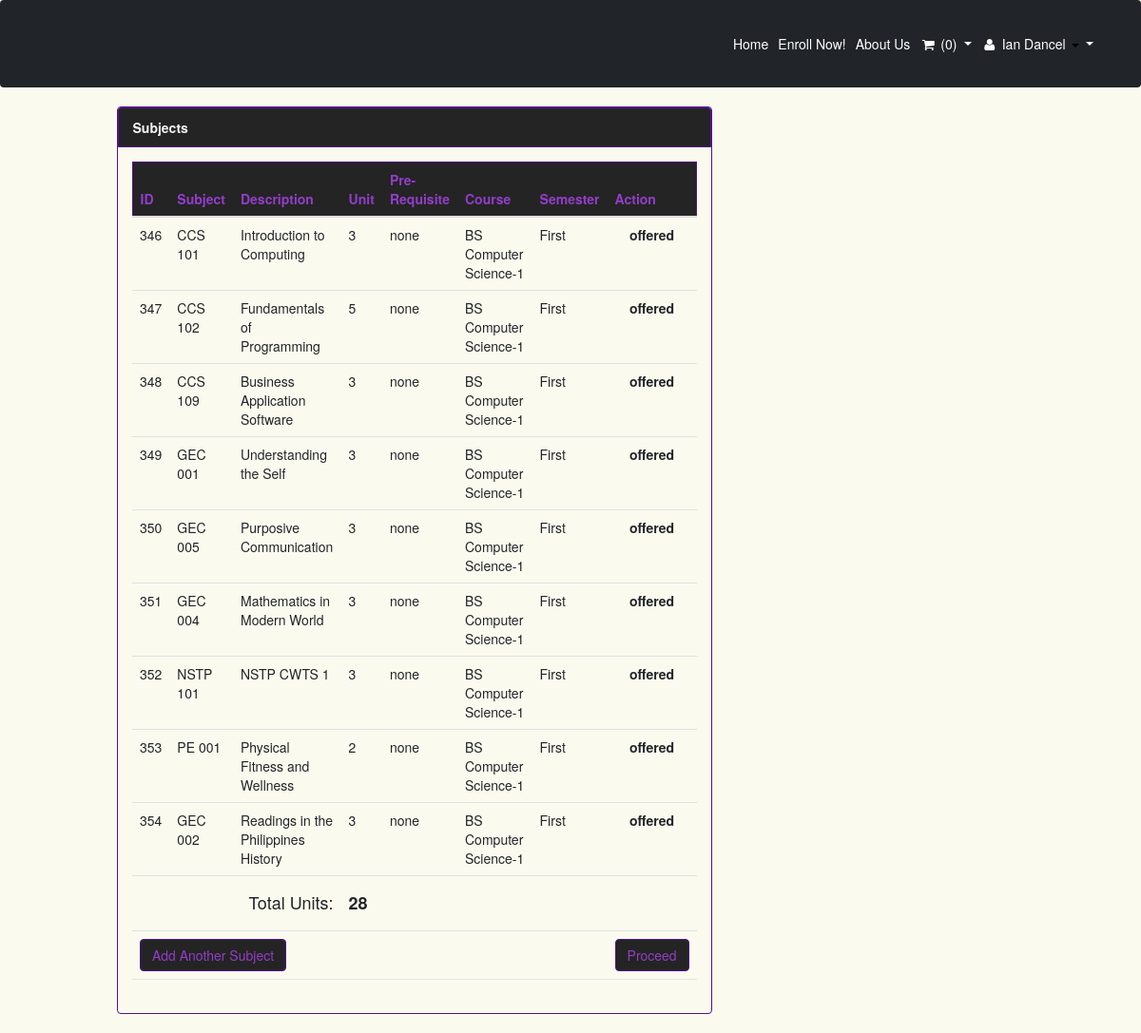
/index.php?q=cart (signed in), run on the app's committed database.
### tables this page shows
CREATE TABLE `tblstudent` (
  `S_ID` int(11) NOT NULL,
  `IDNO` int(20) NOT NULL,
  `FNAME` varchar(40) NOT NULL,
  `LNAME` varchar(40) NOT NULL,
  `MNAME` varchar(40) NOT NULL,
  `SEX` varchar(10) NOT NULL DEFAULT 'Male',
  `BDAY` date NOT NULL,
  `BPLACE` text NOT NULL,
  `STATUS` varchar(30) NOT NULL,
  `AGE` int(30) NOT NULL,
  `NATIONALITY` varchar(40) NOT NULL,
  `RELIGION` varchar(255) NOT NULL,
  `CONTACT_NO` varchar(40) NOT NULL,
  `HOME_ADD` text NOT NULL,
  `ACC_USERNAME` varchar(255) NOT NULL,
  `ACC_PASSWORD` text NOT NULL,
  `student_status` text NOT NULL,
  `YEARLEVEL` int(11) NOT NULL,
  `STUDSECTION` int(11) NOT NULL,
  `COURSE_ID` int(11) NOT NULL,
  `STUDPHOTO` varchar(255) NOT NULL,
  `SEMESTER` varchar(30) NOT NULL,
  `SYEAR` varchar(30) NOT NULL,
  `NewEnrollees` tinyint(1) NOT NULL
);

CREATE TABLE `subject` (
  `SUBJ_ID` int(11) NOT NULL,
  `SUBJ_CODE` varchar(30) NOT NULL,
  `SUBJ_DESCRIPTION` varchar(255) NOT NULL,
  `UNIT` int(2) NOT NULL,
  `PRE_REQUISITE` varchar(30) NOT NULL DEFAULT 'None',
  `COURSE_ID` int(11) NOT NULL,
  `AY` varchar(30) NOT NULL,
  `SEMESTER` varchar(20) NOT NULL,
  `PreTaken` tinyint(1) NOT NULL
);

CREATE TABLE `course` (
  `COURSE_ID` int(11) NOT NULL,
  `COURSE_NAME` varchar(30) NOT NULL,
  `COURSE_LEVEL` varchar(50) NOT NULL DEFAULT '1',
  `COURSE_MAJOR` varchar(30) NOT NULL DEFAULT 'None',
  `COURSE_DESC` varchar(255) NOT NULL,
  `DEPT_ID` int(11) NOT NULL,
  `SETSEMESTER` varchar(90) NOT NULL
);

### index.php (called while the page is built, shortened)
<?php
require_once ("include/initialize.php");
$view = (isset($_GET['q']) && $_GET['q'] != '') ? $_GET['q'] : '';
switch ($view) {
	case 'cart' :
        $title="Subjects";
		break;
}
require_once("theme/templates.php");
?>

### include/database.php (called while the page is built, shortened)
<?php
class Database {
	var $sql_string = '';
	public $conn;
	public function open_connection() {
		$this->conn = mysqli_connect(server,user,pass);
		if(!$this->conn){
			echo "Problem in database connection! Contact administrator!";
			exit();
		}else{
			$db_select = mysqli_select_db($this->conn,database_name);
		}
	}
	function setQuery($sql='') {
		$this->sql_string=$sql;
	}
	function executeQuery() {
		$result = mysqli_query($this->conn,$this->sql_string);
		return $result;
	}
	private function confirm_query($result) {
		return $result;
	}
	function loadResultList( $key='' ) {
		$cur = $this->executeQuery();
		$array = array();
		while ($row = mysqli_fetch_object($cur)) {
			if ($key) {
				$array[$row->$key] = $row;
			} else {
				$array[] = $row;
			}
		}
		return $array;
	}
	function loadSingleResult() {
		$cur = $this->executeQuery();
		while ($row = mysqli_fetch_object($cur)) {
		return $data = $row;
		}
	}
}
$mydb = new Database();
?>

### include/students.php (called while the page is built, shortened)
<?php
require_once(LIB_PATH.DS.'database.php');
class Student {
	protected static  $tblname = "tblstudent";
	function single_student($id=""){
			global $mydb;
			$mydb->setQuery("SELECT * FROM ".self::$tblname."
				Where IDNO= '{$id}' LIMIT 1");
			$cur = $mydb->loadSingleResult();
			return $cur;
	}
}
?>

### cart.php (the view, shortened to what this page needs)
<form action="index.php?q=subject" method="POST">
  <table class="table table-hover">
    <thead>
      <tr bgcolor="#242424" style="color:#933DC9; border: 1px solid #53118F;">
        <th>ID</th>
        <th>
          Subject
        </th>
        <th>Description</th>
        <th>Unit</th>
        <th>Pre-Requisite</th>
        <th>Course</th>
        <th>Semester</th>
        <th width="10%">Action</th>
      </tr>
    </thead>
    <tbody>
      <?php
       $totunits = 0;
       $query = "SELECT * FROM tblstudent s, course c WHERE s.COURSE_ID=c.COURSE_ID AND IDNO=" . $_SESSION['IDNO'];
       $result = mysqli_query($mydb->conn, $query) or die(mysqli_error(mydb->conn));
       $row = mysqli_fetch_assoc($result);
       $query = "SELECT *
        FROM `subject` s, `course` c WHERE s.COURSE_ID=c.COURSE_ID
        AND COURSE_NAME='" . $row['COURSE_NAME'] . "' AND COURSE_LEVEL=" . $row['YEARLEVEL'] . "
        AND  SEMESTER ='" . $_SESSION['SEMESTER'] . "' AND
        NOT FIND_IN_SET(  `PRE_REQUISITE` , (
        SELECT GROUP_CONCAT(SUBJ_CODE SEPARATOR ',') FROM tblstudent s,grades g,subject sub
        WHERE s.IDNO=g.IDNO AND g.SUBJ_ID=sub.SUBJ_ID
        AND  s.IDNO =" . $_SESSION['IDNO'] . ")
        )";
       $mydb->setQuery($query);
       $cur = $mydb->loadResultList();
       foreach ($cur as $result) {
         echo '<tr>';
         echo '<td>' . $result->SUBJ_ID . '</a></td>';
         echo '<td>' . $result->SUBJ_CODE . '</td>';
         echo '<td>' . $result->SUBJ_DESCRIPTION . '</td>';
         echo '<td>' . $result->UNIT . '</a></td>';
         echo '<td>' . $result->PRE_REQUISITE . '</td>';
         echo '<td>' . $result->COURSE_NAME . '-'.$result->COURSE_LEVEL.'</td>';
         echo '<td>' . $result->SEMESTER . '</td>';
         echo '<td align="center" ><label>offered</label> </td>';
         echo '</tr>';
         $totunits +=  $result->UNIT;
       }
       ?>
    </tbody>
    <tfoot>
      <?php
       if ($totunits > 0) {
         echo '<tr>
          <td colspan="3"><h4 align="right">Total Units:</h4></td>
          <td colspan="6">
            <h4><b> ' . $totunits  . '</b></h4>
           </td>
           </tr>
           <tr>
           <td colspan="7">
             <a href="index.php?q=subjectlist" class="btn btn-success btn-md" name="submit" type="submit">Add Another Subject</a>
           </td>
           <td >
             <button class="btn btn-success btn-md" name="btnCartSubmit" type="submit">Proceed</button>
           </td>
            </tr>';
       }
       ?>
    </tfoot>
  </table>
</form>

### theme/templates.php (shortened to what this page needs)
<!DOCTYPE html>
<html lang="en">
    <head>
        <link href="<?php echo web_root; ?>css/styles.css" rel="stylesheet" />
        <link href="<?php echo web_root; ?>css/bootstrap.min.css" rel="stylesheet">
        <link href="<?php echo web_root; ?>font/css/font-awesome.min.css" rel="stylesheet" type="text/css">
    </head>
    <body>
        <nav class="navbar navbar-expand-lg navbar-dark bg-dark">
            <div class="container">
                <div class="collapse navbar-collapse" id="navbarSupportedContent">
                    <ul class="navbar-nav ms-auto mb-2 mb-lg-0">
                      <li class="nav-item <?php echo (isset($_GET['q']) && $_GET['q']=='') ? "active" : false;?> ">
                        <a class="nav-link active" aria-current="page"href="<?php echo web_root.'index.php'; ?>">Home</a>
                      </li>
                      <li class="nav-item <?php echo (isset($_GET['q']) && ($_GET['q']=='enrol' || $_GET['q']=='subject')) ? "active" : false;?>" >
                        <a class="nav-link active" aria-current="page" href="<?php echo web_root.'index.php?q=enrol'; ?>">Enroll Now!</a>
                      </li>
                      <li class="nav-item <?php echo (isset($_GET['q']) && $_GET['q']=='about') ? "active" : false;?> ">
                        <a class="nav-link active" aria-current="page" href="<?php echo web_root.'index.php?q=about';  ?>">About Us</a>
                      </li>
                      <?php if (isset($_SESSION['IDNO']) ){
$student = New Student();
$singlestudent = $student->single_student($_SESSION['IDNO']);
if ($singlestudent->student_status=='New') {
?>
<li class="nav-item dropdown">
<a class="nav-link dropdown-toggle" id="navbarDropdown" data-toggle="tooltip" data-placement="bottom"  title="Subject to be taken"  href="<?php echo web_root.'index.php?q=cart';  ?>">
 <i class="fa fa-shopping-cart fa-fw"> </i> <?php echo  isset($cart) ? $cart : "(0)" ; ?>
</a>
</li>
<?php
}
?>
<li class="nav-item dropdown">
 <a class="nav-link dropdown-toggle" id="navbarDropdown" data-toggle="dropdown" href="#" aria-expanded="false">
    <i class="fa fa-user fa-fw"></i>
      <?php echo $singlestudent->FNAME. ' ' . $singlestudent->LNAME ; ?>
    <i class="caret"> </i>
 </a>
</li>
<?php  } else{?>
<li  class="nav-item"><a class="nav-link active" aria-current="page" data-toggle="tooltip" data-placement="left" title="Enrol Now" href="<?php echo web_root.'index.php?q=enrol'; ?>">Log In</a></li>
<?php } ?>
                    </ul>
                </div>
            </div>
        </nav>
        <div class="col-md-10 col-md-push-1 ">
        <div class="row">
          <div id="page-wrapper">
               <?php
          if($title=='Profile'){
                require_once $content;
              }else{
?>
              <div class="col-lg-8">
                <div class="panel panel-default">
                  <div class="panel-heading" style="background-color:#242424; color:#f5f5f5; border: 1px solid #53118F">
                  <b><?php
                  echo  $title . (isset($_GET['category']) ?  '  |  ' .$_GET['category'] : '' )?> </b>
                  </div>
                  <div class="panel-body">
                    <?php require_once $content; ?>
                  </div>
              </div>
          </div>
           <div class="col-lg-4">
             </div>
        </div>
        <?php }
?>
       </div>
      </div>
    </body>
</html>

### data on the page
tblstudent: FNAME "Ian", LNAME "Dancel"
subject: SUBJ_ID "346", SUBJ_CODE "CCS 101", SUBJ_DESCRIPTION "Introduction to Computing", UNIT "3", PRE_REQUISITE "none", COURSE_ID.COURSE_NAME "BS Computer Science", COURSE_ID.COURSE_LEVEL "1", SEMESTER "First"
subject: SUBJ_ID "347", SUBJ_CODE "CCS 102", SUBJ_DESCRIPTION "Fundamentals of Programming", UNIT "5", PRE_REQUISITE "none", COURSE_ID.COURSE_NAME "BS Computer Science", COURSE_ID.COURSE_LEVEL "1", SEMESTER "First"
subject: SUBJ_ID "348", SUBJ_CODE "CCS 109", SUBJ_DESCRIPTION "Business Application Software", UNIT "3", PRE_REQUISITE "none", COURSE_ID.COURSE_NAME "BS Computer Science", COURSE_ID.COURSE_LEVEL "1", SEMESTER "First"
subject: SUBJ_ID "349", SUBJ_CODE "GEC 001", SUBJ_DESCRIPTION "Understanding the Self", UNIT "3", PRE_REQUISITE "none", COURSE_ID.COURSE_NAME "BS Computer Science", COURSE_ID.COURSE_LEVEL "1", SEMESTER "First"
subject: SUBJ_ID "350", SUBJ_CODE "GEC 005", SUBJ_DESCRIPTION "Purposive Communication", UNIT "3", PRE_REQUISITE "none", COURSE_ID.COURSE_NAME "BS Computer Science", COURSE_ID.COURSE_LEVEL "1", SEMESTER "First"
subject: SUBJ_ID "351", SUBJ_CODE "GEC 004", SUBJ_DESCRIPTION "Mathematics in Modern World", UNIT "3", PRE_REQUISITE "none", COURSE_ID.COURSE_NAME "BS Computer Science", COURSE_ID.COURSE_LEVEL "1", SEMESTER "First"
subject: SUBJ_ID "352", SUBJ_CODE "NSTP 101", SUBJ_DESCRIPTION "NSTP CWTS 1", UNIT "3", PRE_REQUISITE "none", COURSE_ID.COURSE_NAME "BS Computer Science", COURSE_ID.COURSE_LEVEL "1", SEMESTER "First"
subject: SUBJ_ID "353", SUBJ_CODE "PE 001", SUBJ_DESCRIPTION "Physical Fitness and Wellness", UNIT "2", PRE_REQUISITE "none", COURSE_ID.COURSE_NAME "BS Computer Science", COURSE_ID.COURSE_LEVEL "1", SEMESTER "First"
subject: SUBJ_ID "354", SUBJ_CODE "GEC 002", SUBJ_DESCRIPTION "Readings in the Philippines History", UNIT "3", PRE_REQUISITE "none", COURSE_ID.COURSE_NAME "BS Computer Science", COURSE_ID.COURSE_LEVEL "1", SEMESTER "First"

### other printed values
$title "Subjects"
$totunits "28"
